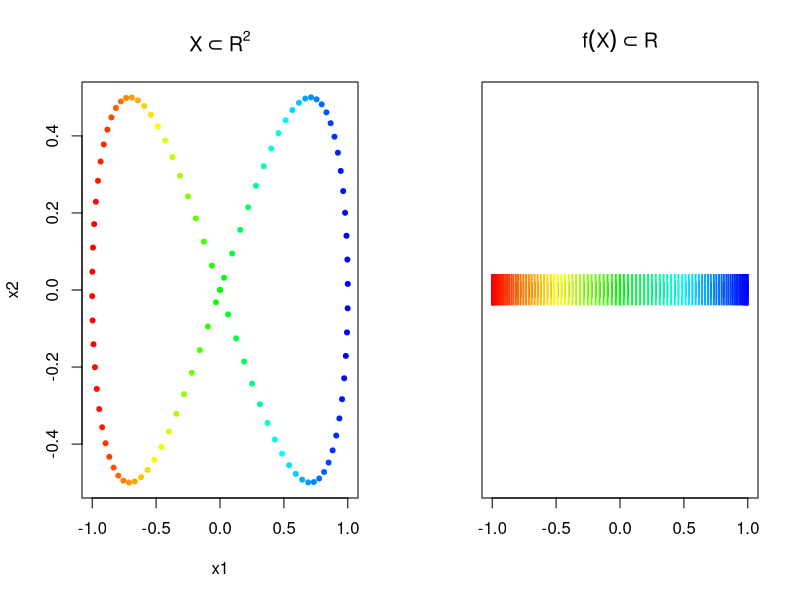

R code for this plot: (Note: this script raises an error after producing the figure.)
## ---- chunk 1
t <- seq(-0.5*pi, (3/2)*pi, length.out = 100)
eight <- cbind(x1=cos(t), x2=sin(t)*cos(t))
f_x <- matrix(cos(t))

## Use a rainbow palette 
rbw_col <- rainbow(length(f_x), start = 0, end = 4/6)
col <- rbw_col[cut(f_x, length(f_x), labels = FALSE)]

## View the data along with the mapping 
layout(matrix(1:2, nrow = 1))
plot(eight, pch = 20, col = col, main = expression(X %subset% R^2))
stripchart(f_x, pch = "|", main = expression(f(X) %subset% R)) 
points(cbind(f_x, 1), pch = "|", col = col, cex = 2)
## ---- chunk 2
## See ?proxy::pr_DB for more details.
m$use_distance_measure("Mahalanobis")
## ---- chunk 3
m$clustering_algorithm <- function(X, idx){
  kmeans(X[idx,], k = 2)$cluster
}
## ---- chunk 4
m$compute_vertices(which_levels = )
